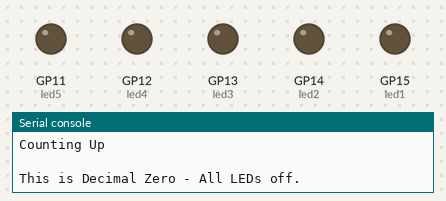
A program run on a simulated Raspberry Pi Pico running MicroPython. Parts: output pins drawn as LEDs (lit = HIGH), the last lines printed to the serial console.

Above: at 0.1 s.
At 3.6 s:
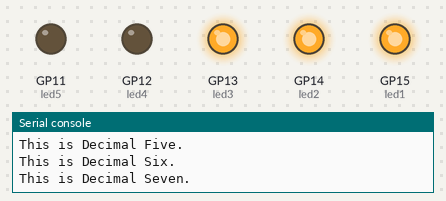
At 7.6 s:
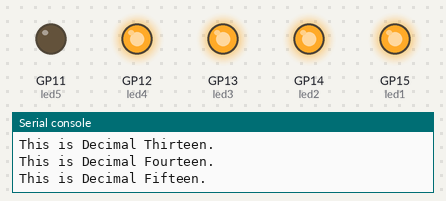
At 15.6 s:
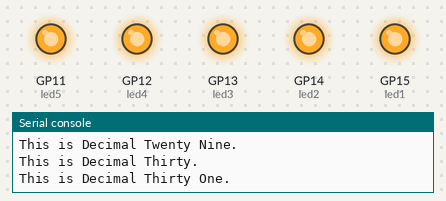
At 27.1 s:
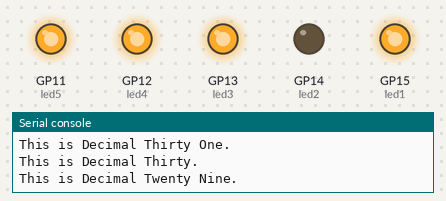
At 39.1 s:
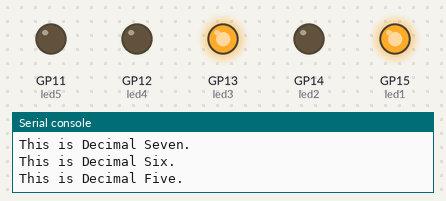
Timing chart, 0 to 40.0 s (numbered marks = the images above):
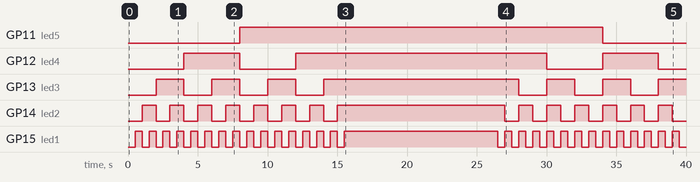

Measured:
- by itself, GP11 (led5): LOW → HIGH at 8.0 s, → LOW 26.0 s later
- by itself, GP12 (led4): goes HIGH 4.0 s, LOW 4.0 s, HIGH 18.0 s, LOW 4.0 s, HIGH 4.0 s, then LOW
- by itself, GP13 (led3): LOW → HIGH at 2.0 s, → LOW 2.0 s later, → HIGH 2.0 s later, → LOW 2.0 s later, … (13 changes in this stretch)
- by itself, GP14 (led2): goes 7 × (HIGH 1.0 s, LOW 1.0 s), HIGH 12.0 s, 6 × (LOW 1.0 s, HIGH 1.0 s), then LOW
- by itself, GP15 (led1): goes 15 × (HIGH 0.50 s, LOW 0.50 s), HIGH 11.0 s, 13 × (LOW 0.50 s, HIGH 0.50 s), then LOW

The program:

lesson4_binary-counter-5led.py
```python
# https://www.youtube.com/watch?v=P1dzHNgAtvg
# Lesson 4 5 LED Binary Counter

from machine import Pin
from time import sleep

led1 = Pin(15,Pin.OUT)
led2 = Pin(14,Pin.OUT)
led3 = Pin(13,Pin.OUT)
led4 = Pin(12,Pin.OUT)
led5 = Pin(11,Pin.OUT)
snooze = .5

while True:
    print("")
    print("Counting Up")
    print("")

    led1.value(0)
    led2.value(0)
    led3.value(0)
    led4.value(0)
    led5.value(0)
    print("This is Decimal Zero - All LEDs off.")
    sleep(snooze)

    led1.value(1)
    led2.value(0)
    led3.value(0)
    led4.value(0)
    led5.value(0)
    print("This is Decimal One.")
    sleep(snooze)

    led1.value(0)
    led2.value(1)
    led3.value(0)
    led4.value(0)
    led5.value(0)
    print("This is Decimal Two.")
    sleep(snooze)

    led1.value(1)
    led2.value(1)
    led3.value(0)
    led4.value(0)
    led5.value(0)
    print("This is Decimal Three.")
    sleep(snooze)

    led1.value(0)
    led2.value(0)
    led3.value(1)
    led4.value(0)
    led5.value(0)
    print("This is Decimal Four.")
    sleep(snooze)

    led1.value(1)
    led2.value(0)
    led3.value(1)
    led4.value(0)
    led5.value(0)
    print("This is Decimal Five.")
    sleep(snooze)

    led1.value(0)
    led2.value(1)
    led3.value(1)
    led4.value(0)
    led5.value(0)
    print("This is Decimal Six.")
    sleep(snooze)

    led1.value(1)
    led2.value(1)
    led3.value(1)
    led4.value(0)
    led5.value(0)
    print("This is Decimal Seven.")
    sleep(snooze)

    led1.value(0)
    led2.value(0)
    led3.value(0)
    led4.value(1)
    led5.value(0)
    print("This is Decimal Eight.")
    sleep(snooze)

    led1.value(1)
    led2.value(0)
    led3.value(0)
    led4.value(1)
    led5.value(0)
    print("This is Decimal Nine.")
    sleep(snooze)

    led1.value(0)
    led2.value(1)
    led3.value(0)
    led4.value(1)
    led5.value(0)
    print("This is Decimal Ten.")
    sleep(snooze)

    led1.value(1)
    led2.value(1)
    led3.value(0)
    led4.value(1)
    led5.value(0)
    print("This is Decimal Eleven.")
    sleep(snooze)

    led1.value(0)
    led2.value(0)
    led3.value(1)
    led4.value(1)
    led5.value(0)
    print("This is Decimal Twelve.")
    sleep(snooze)

    led1.value(1)
    led2.value(0)
    led3.value(1)
    led4.value(1)
    led5.value(0)
    print("This is Decimal Thirteen.")
    sleep(snooze)

    led1.value(0)
    led2.value(1)
    led3.value(1)
    led4.value(1)
    led5.value(0)
    print("This is Decimal Fourteen.")
    sleep(snooze)

    led1.value(1)
    led2.value(1)
    led3.value(1)
    led4.value(1)
    led5.value(0)
    print("This is Decimal Fifteen.")
    sleep(snooze)

    led1.value(0)
    led2.value(0)
    led3.value(0)
    led4.value(0)
    led5.value(1)
    print("This is Decimal Sixteen.")
    sleep(snooze)

    led1.value(1)
    led2.value(0)
    led3.value(0)
    led4.value(0)
    led5.value(1)
    print("This is Decimal Seventeen.")
    sleep(snooze)

    led1.value(0)
    led2.value(1)
    led3.value(0)
    led4.value(0)
    led5.value(1)
    print("This is Decimal Eighteen.")
    sleep(snooze)

    led1.value(1)
    led2.value(1)
    led3.value(0)
    led4.value(0)
    led5.value(1)
    print("This is Decimal Nineteen.")
    sleep(snooze)

    led1.value(0)
    led2.value(0)
    led3.value(1)
    led4.value(0)
    led5.value(1)
    print("This is Decimal Twenty.")
    sleep(snooze)

    led1.value(1)
    led2.value(0)
    led3.value(1)
    led4.value(0)
    led5.value(1)
    print("This is Decimal Twenty One.")
    sleep(snooze)

    led1.value(0)
    led2.value(1)
    led3.value(1)
    led4.value(0)
    led5.value(1)
    print("This is Decimal Twenty Two.")
    sleep(snooze)

    led1.value(1)
    led2.value(1)
    led3.value(1)
    led4.value(0)
    led5.value(1)
    print("This is Decimal Twenty Three.")
    sleep(snooze)

    led1.value(0)
    led2.value(0)
    led3.value(0)
    led4.value(1)
    led5.value(1)
    print("This is Decimal Twenty Four.")
    sleep(snooze)

    led1.value(1)
    led2.value(0)
    led3.value(0)
    led4.value(1)
    led5.value(1)
    print("This is Decimal Twenty Five.")
    sleep(snooze)

    led1.value(0)
    led2.value(1)
    led3.value(0)
    led4.value(1)
    led5.value(1)
    print("This is Decimal Twenty Six.")
    sleep(snooze)

    led1.value(1)
    led2.value(1)
    led3.value(0)
    led4.value(1)
    led5.value(1)
    print("This is Decimal Twenty Seven.")
    sleep(snooze)

    led1.value(0)
    led2.value(0)
    led3.value(1)
    led4.value(1)
    led5.value(1)
    print("This is Decimal Twenty Eight.")
    sleep(snooze)

    led1.value(1)
    led2.value(0)
    led3.value(1)
    led4.value(1)
    led5.value(1)
    print("This is Decimal Twenty Nine.")
    sleep(snooze)

    led1.value(0)
    led2.value(1)
    led3.value(1)
    led4.value(1)
    led5.value(1)
    print("This is Decimal Thirty.")
    sleep(snooze)

    led1.value(1)
    led2.value(1)
    led3.value(1)
    led4.value(1)
    led5.value(1)
    print("This is Decimal Thirty One.")
    sleep(snooze)

# Half time show here
    print("")
    print("Half-Time show goes here.")
    print("")
    sleep(10)

    print("")
    print("Counting Down")
    print("")

    led1.value(1)
    led2.value(1)
    led3.value(1)
    led4.value(1)
    led5.value(1)
    print("This is Decimal Thirty One.")
    sleep(snooze)

    led1.value(0)
    led2.value(1)
    led3.value(1)
    led4.value(1)
    led5.value(1)
    print("This is Decimal Thirty.")
    sleep(snooze)

    led1.value(1)
    led2.value(0)
    led3.value(1)
    led4.value(1)
    led5.value(1)
    print("This is Decimal Twenty Nine.")
    sleep(snooze)

    led1.value(0)
    led2.value(0)
    led3.value(1)
    led4.value(1)
    led5.value(1)
    print("This is Decimal Twenty Eight.")
    sleep(snooze)

    led1.value(1)
    led2.value(1)
    led3.value(0)
    led4.value(1)
    led5.value(1)
    print("This is Decimal Twenty Seven.")
    sleep(snooze)

    led1.value(0)
    led2.value(1)
    led3.value(0)
    led4.value(1)
    led5.value(1)
    print("This is Decimal Twenty Six.")
    sleep(snooze)

    led1.value(1)
    led2.value(0)
    led3.value(0)
    led4.value(1)
    led5.value(1)
    print("This is Decimal Twenty Five.")
    sleep(snooze)

    led1.value(0)
    led2.value(0)
    led3.value(0)
    led4.value(1)
    led5.value(1)
    print("This is Decimal Twenty Four.")
    sleep(snooze)

    led1.value(1)
    led2.value(1)
    led3.value(1)
    led4.value(0)
    led5.value(1)
    print("This is Decimal Twenty Three.")
    sleep(snooze)

    led1.value(0)
    led2.value(1)
    led3.value(1)
    led4.value(0)
    led5.value(1)
    print("This is Decimal Twenty Two.")
    sleep(snooze)

    led1.value(1)
    led2.value(0)
    led3.value(1)
    led4.value(0)
    led5.value(1)
    print("This is Decimal Twenty One.")
    sleep(snooze)

    led1.value(0)
    led2.value(0)
    led3.value(1)
    led4.value(0)
    led5.value(1)
    print("This is Decimal Twenty.")
    sleep(snooze)

    led1.value(1)
    led2.value(1)
    led3.value(0)
    led4.value(0)
    led5.value(1)
    print("This is Decimal Nineteen.")
    sleep(snooze)

    led1.value(0)
    led2.value(1)
    led3.value(0)
    led4.value(0)
    led5.value(1)
    print("This is Decimal Eighteen.")
    sleep(snooze)

    led1.value(1)
    led2.value(0)
    led3.value(0)
    led4.value(0)
    led5.value(1)
    print("This is Decimal Seventeen.")
    sleep(snooze)

    led1.value(0)
    led2.value(0)
    led3.value(0)
    led4.value(0)
    led5.value(1)
    print("This is Decimal Sixteen.")
    sleep(snooze)

    led1.value(1)
    led2.value(1)
    led3.value(1)
    led4.value(1)
    led5.value(0)
    print("This is Decimal Fifteen.")
    sleep(snooze)

    led1.value(0)
    led2.value(1)
    led3.value(1)
    led4.value(1)
    led5.value(0)
    print("This is Decimal Fourteen.")
    sleep(snooze)

    led1.value(1)
    led2.value(0)
    led3.value(1)
    led4.value(1)
    led5.value(0)
    print("This is Decimal Thirteen.")
    sleep(snooze)

    led1.value(0)
    led2.value(0)
    led3.value(1)
    led4.value(1)
    led5.value(0)
    print("This is Decimal Twelve.")
    sleep(snooze)

    led1.value(1)
    led2.value(1)
    led3.value(0)
    led4.value(1)
    led5.value(0)
    print("This is Decimal Eleven.")
    sleep(snooze)

    led1.value(0)
    led2.value(1)
    led3.value(0)
    led4.value(1)
    led5.value(0)
    print("This is Decimal Ten.")
    sleep(snooze)

    led1.value(1)
    led2.value(0)
    led3.value(0)
    led4.value(1)
    led5.value(0)
    print("This is Decimal Nine.")
    sleep(snooze)

    led1.value(0)
    led2.value(0)
    led3.value(0)
    led4.value(1)
    led5.value(0)
    print("This is Decimal Eight.")
    sleep(snooze)

    led1.value(1)
    led2.value(1)
    led3.value(1)
    led4.value(0)
    led5.value(0)
    print("This is Decimal Seven.")
    sleep(snooze)

    led1.value(0)
    led2.value(1)
    led3.value(1)
    led4.value(0)
    led5.value(0)
    print("This is Decimal Six.")
    sleep(snooze)

    led1.value(1)
    led2.value(0)
    led3.value(1)
    led4.value(0)
    led5.value(0)
    print("This is Decimal Five.")
    sleep(snooze)

    led1.value(0)
    led2.value(0)
    led3.value(1)
    led4.value(0)
    led5.value(0)
    print("This is Decimal Four.")
    sleep(snooze)

    led1.value(1)
    led2.value(1)
    led3.value(0)
    led4.value(0)
    led5.value(0)
    print("This is Decimal Three.")
    sleep(snooze)

    led1.value(0)
    led2.value(1)
    led3.value(0)
    led4.value(0)
    led5.value(0)
    print("This is Decimal Two.")
    sleep(snooze)

    led1.value(1)
    led2.value(0)
    led3.value(0)
    led4.value(0)
    led5.value(0)
    print("This is Decimal One.")
    sleep(snooze)

    led1.value(0)
    led2.value(0)
    led3.value(0)
    led4.value(0)
    led5.value(0)
    print("This is Decimal Zero - All LEDs off.")
    sleep(snooze)

    sleep(1)
    # Start again
```
